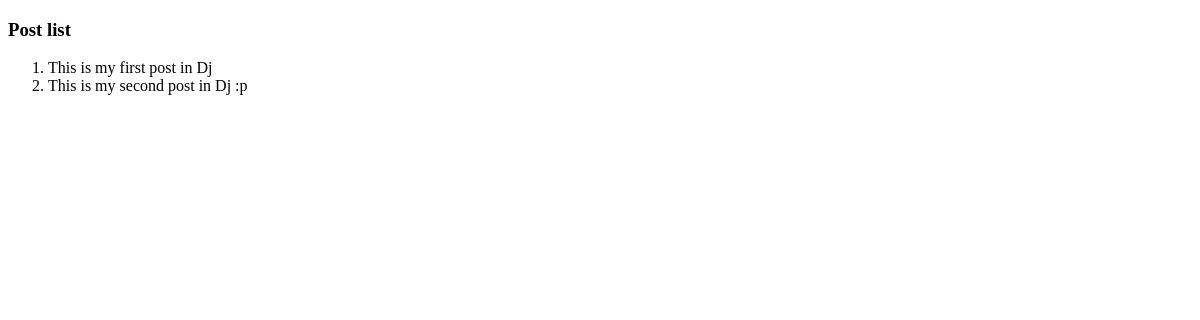
The app's page /posts/, older data.
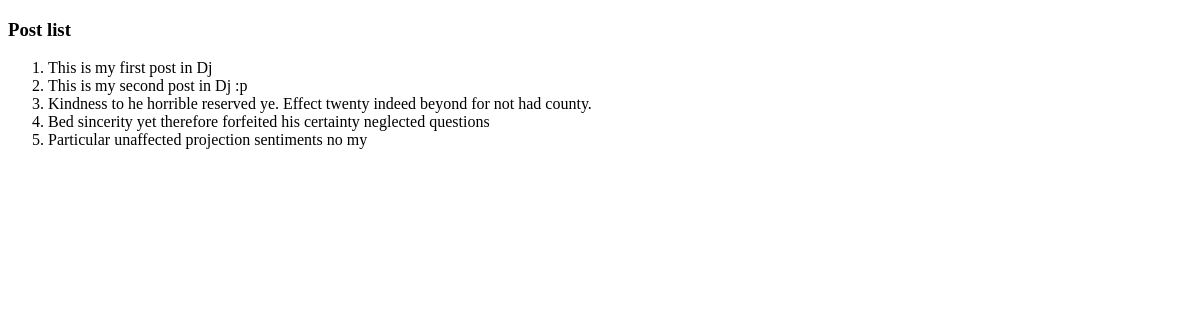
The same page, newer data.
### posts/models.py (models this page shows, shortened)
class Post(models.Model):
    title = models.CharField(max_length=120)
    content = models.TextField()
    updated = models.DateTimeField(auto_now=True, auto_now_add=False)
    timestamp = models.DateTimeField(auto_now=False, auto_now_add=True)

### posts/views.py (the view)
def index(request):
    posts = models.Post.objects.all()
    return render(request, 'index.html', { "posts" : posts})

### templates/index.html (shortened to what this page needs)
<!doctype html>
<html lang="en">
<head>
</head>
<body>
    <h3> Post list </h3>
    <ol>
        {% for post in posts %}
            <li>{{  post.title }}</li>
        {% endfor %}
    </ol>
</body>
</html>

Row changes from the older to the newer data that the page shows:
added Post: title "Kindness to he horrible reserved ye. Effect twenty indeed beyond for not had county."
added Post: title "Bed sincerity yet therefore forfeited his certainty neglected questions"
added Post: title "Particular unaffected projection sentiments no my"
